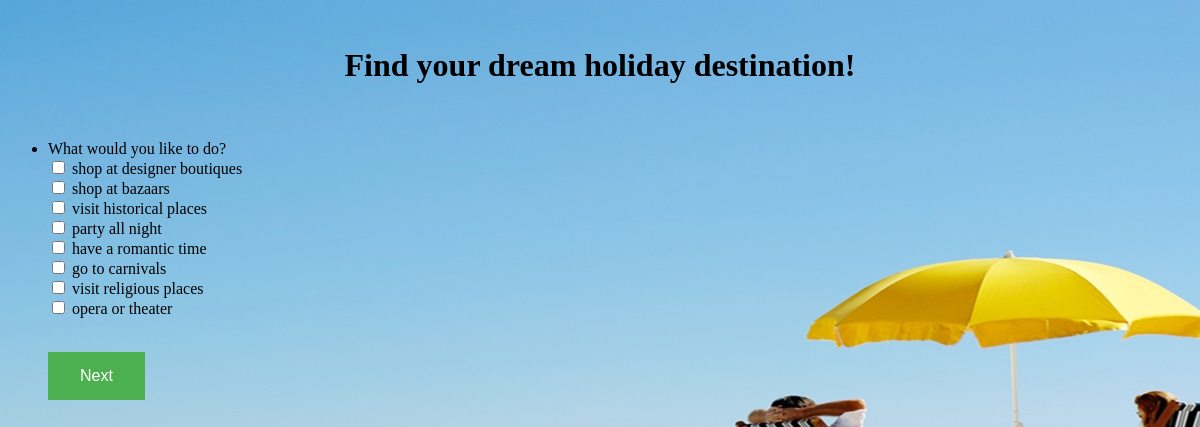
Screenshot of /expertsystem/6/ with the database file from the repository.
### expertsystem/models.py (models this page shows, shortened)
class Question(models.Model):
    question_text = models.CharField(max_length=500)

class Choice(models.Model):
    question = models.ForeignKey(Question, on_delete=models.CASCADE)
    choice_text = models.CharField(max_length=200)

### expertsystem/views.py (the view, shortened to what this page needs)
# urls.py: path('<int:question_id>/', views.detail, name='detail'),
def detail(request, question_id):
	question = get_object_or_404(Question, pk=question_id)
	if question_id == Question.objects.count():
		if 'exotic' in q10_answer:
			return render(request, 'expertsystem/last_question.html', {'question': question})
	else:
		return render(request, 'expertsystem/detail.html', {'question': question, 'next_question': question_id+1})

### expertsystem/templates/expertsystem/detail.html (shortened to what this page needs)
{% load static %}
<head>
</head>
<link rel="stylesheet" type="text/css" href="{% static 'expertsystem/style.css' %}">
<div align="center">
	<br>
	<h1>Find your dream holiday destination!</h1>
	<br>
</div>
<form action="{% url 'expertsystem:detail' next_question  %}" method="post">
{% if question %}
<ul>
    <li>{{ question.question_text }}</li>
    {% if question.choice_set.count > 3 %}
    	{% for choice in question.choice_set.all %}
		<input type="checkbox" name="choice" id="choice{{ forloop.counter }}" value="{{ choice.choice_text }}">
		<label for="choice{{ forloop.counter }}">{{ choice.choice_text }}</label><br>
	{% endfor %}
    {% else %}
    	{% for choice in question.choice_set.all %}
		<input type="radio" name="choice" id="choice{{ forloop.counter }}" value="{{ choice.choice_text }}">
		<label for="choice{{ forloop.counter }}">{{ choice.choice_text }}</label><br>
	{% endfor %}
    {% endif %}
	<br>
</ul>
{% else %}
    <p>No polls are available.</p>
{% endif %}
<ul><input type="submit" value="Next"></ul>
</form>

### expertsystem/static/expertsystem/style.css (style rules this page uses)
h1 { color: black; }
input[type=submit] { background-color: #4CAF50; border: none; color: white; padding: 15px 32px; text-align: center; text-decoration: none; display: inline-block; font-size: 16px; }

### expertsystem/templates/expertsystem/detail.html (style rules this page uses)
input[type=submit] { background-color: #4CAF50; border: none; color: white; padding: 15px 32px; text-align: center; text-decoration: none; display: inline-block; font-size: 16px; cursor: pointer; }

### rows the page displays
Question: question_text "What would you like to do?"
Choice: choice_text "shop at designer boutiques"
Choice: choice_text "shop at bazaars"
Choice: choice_text "visit historical places"
Choice: choice_text "party all night"
Choice: choice_text "have a romantic time"
Choice: choice_text "go to carnivals"
Choice: choice_text "visit religious places"
Choice: choice_text "opera or theater"
